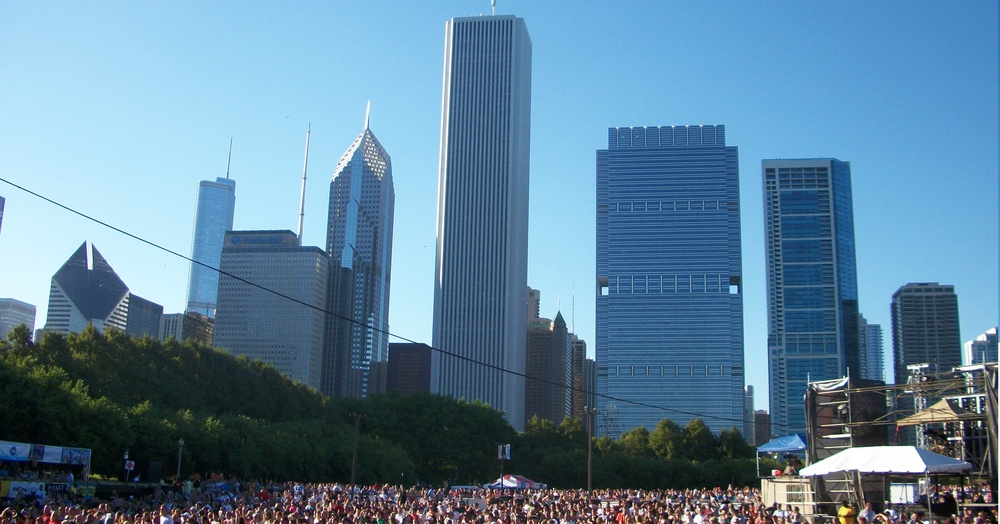
%> input picture skyline.jpg, 1000 x 524 px, shrunk from 3968 x 2080 before the run
$ octave --eval "edgeDetection('skyline.jpg');"   (GNU Octave 9; MATLAB toolbox functions it lacks are replaced by stand-ins)
%> lines starting %> are read from the running program, lines starting %| are printed output that depends on the picture
function edgeDetection(imgFile)
%> called with imgFile = 'skyline.jpg'

    img = imread(imgFile);
%> img is the input picture: size 524x1000x3 uint8; mean R, G, B 94.6, 130.5, 155
    colorTransform = makecform('srgb2lab');
    img = double(applycform(img, colorTransform));
%> img: size 524x1000x3 double; mean of channels 1, 2, 3 130.9, 121.1, 111.2

    % Find x and y derivatives of the gaussian
    [hx, hy] = gradient(fspecial('gaussian',[5 5],1.0));
    gx = double(imfilter(img,hx,'replicate', 'conv'));
%> gx: size 524x1000x3 double; mean of channels 1, 2, 3 0, 0, 0
    gy = double(imfilter(img,hy,'replicate', 'conv'));
%> gy: size 524x1000x3 double; mean of channels 1, 2, 3 -0.2, 0, 0.1

    % absolute value
    mag = sqrt((gx .* gx) + (gy .* gy));
%> mag: size 524x1000x3 double; mean of channels 1, 2, 3 5.5, 0.7, 1

    % Non-maxima supression
    [mag, ] = max(sqrt(mag), [], 3);
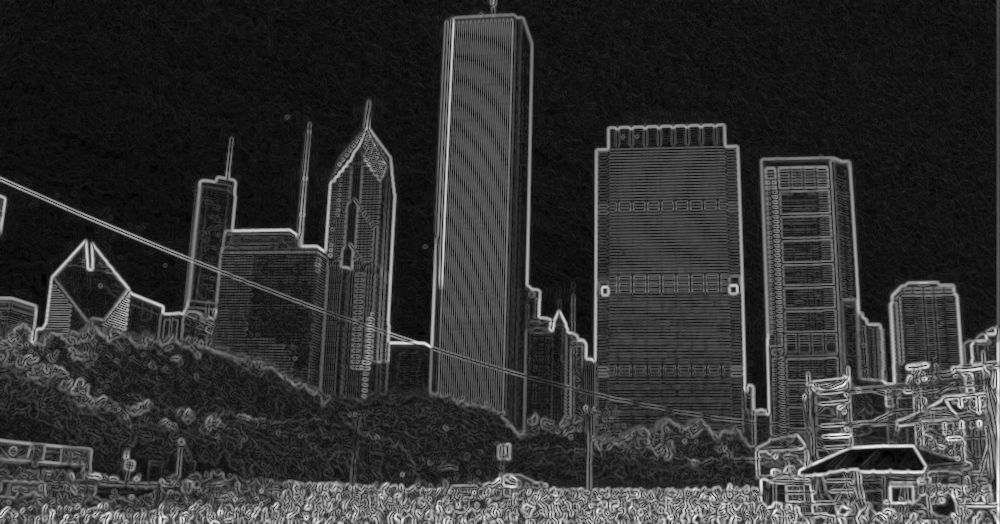
%> mag: size 524x1000 double; min 7.21e-08, max 9.51, mean 1.84; drawn with min black and max white
    mag = double(mag) / 20.0;
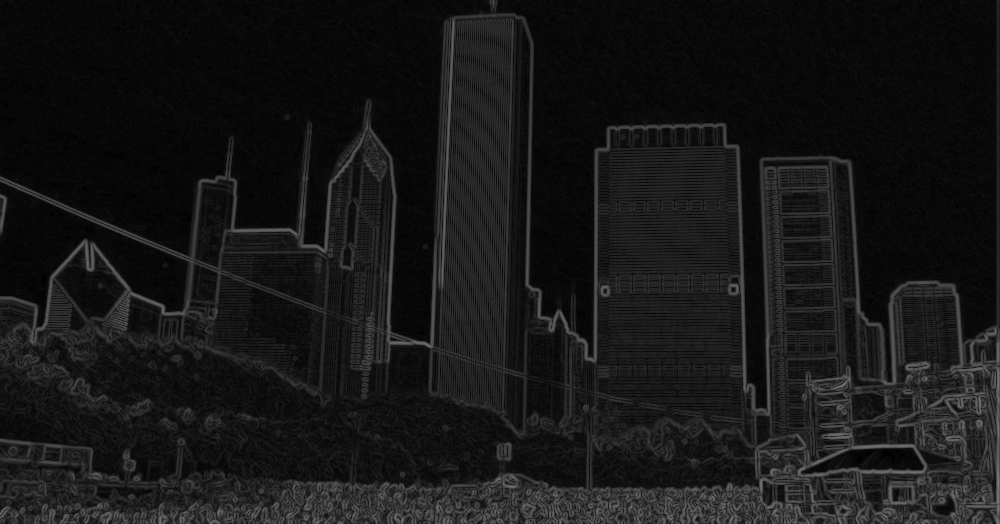
%> mag: size 524x1000 double; min 3.6e-09, max 0.475, mean 0.092

    imshow(mag)
end
